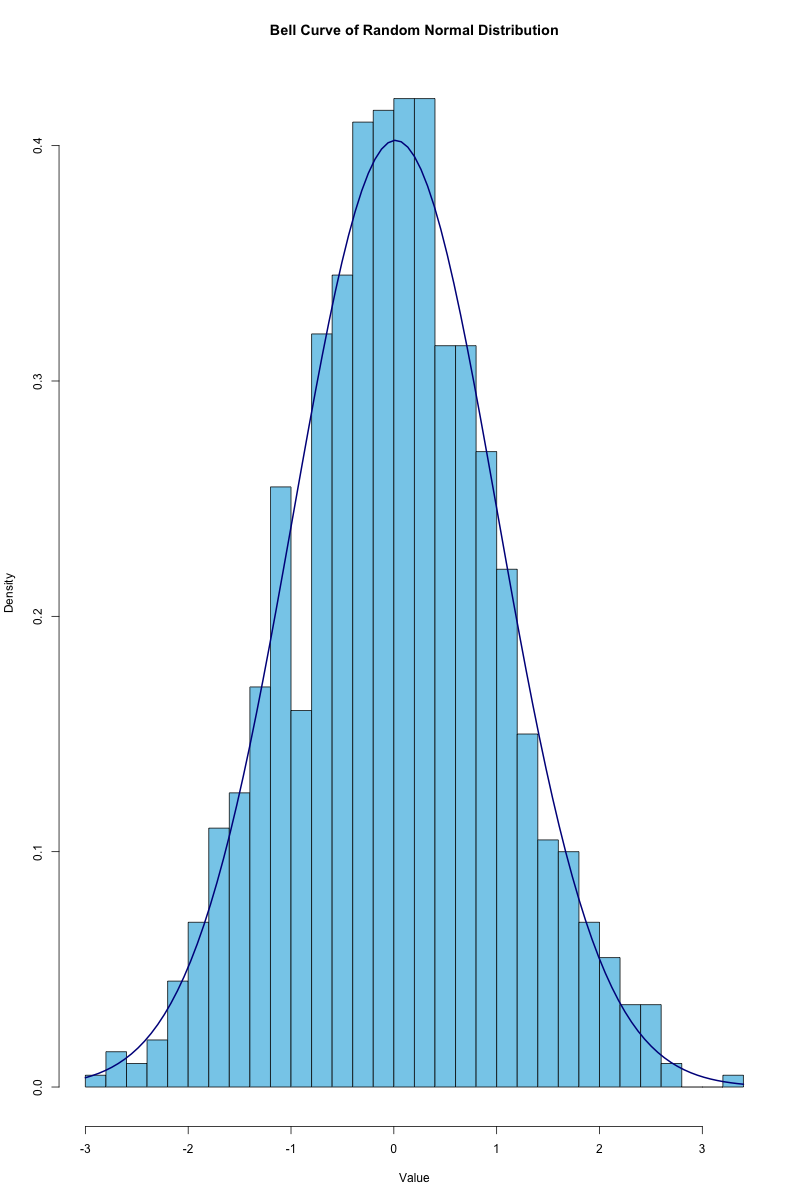

This figure's R source:
# Load necessary library
install.packages("e1071")
library(e1071)

# Generate random normal distribution data
set.seed(123)  # For reproducibility
data <- rnorm(1000, mean = 0, sd = 1)

# Create a bell curve
hist(data, breaks = 30, probability = TRUE, 
     main = "Bell Curve of Random Normal Distribution", 
     xlab = "Value", ylab = "Density", col = "skyblue", border = "black")

# Add a normal distribution curve
curve(dnorm(x, mean = mean(data), sd = sd(data)), 
      col = "darkblue", lwd = 2, add = TRUE)

# Calculate skewness
skewness_value <- skewness(data)
cat("Skewness of the distribution:", skewness_value, "\n")
